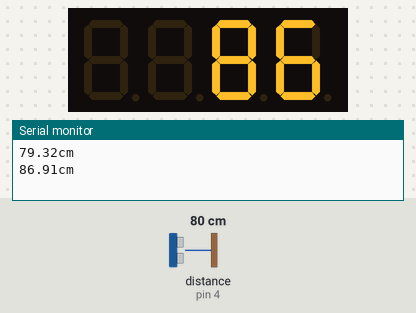
Recording of a sketch running on a simulated Arduino Uno, built with avr-gcc and run on an emulated ATmega328P. Shown: 4-digit seven-segment display, the last lines printed to the serial monitor. Wiring (inferred from the names in the program): ultrasonic range finder: trigger pin 2; echo pin 4. The test bench sets the inputs (shaded band); at power-on: distance to the obstacle (sensor on pin 4) 80 cm. The echo pulse lasts 58.3 µs per cm.

Above: at 2.8 s.
2.9 s: distance to the obstacle (sensor on pin 4) set to 2 cm
At 4.0 s:
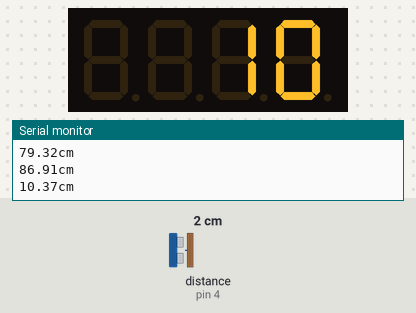
5.7 s: distance to the obstacle (sensor on pin 4) set to 4 cm
At 7.8 s:
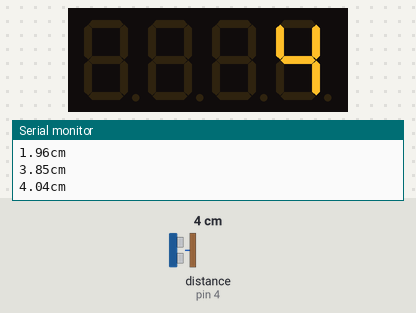
8.8 s: distance to the obstacle (sensor on pin 4) set to 120 cm
At 14.6 s:
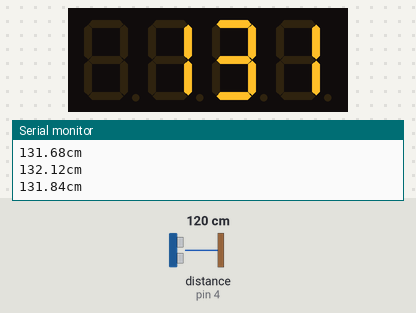
Timing chart, 0 to 16.1 s (numbered marks = the images above; inputs shaded):
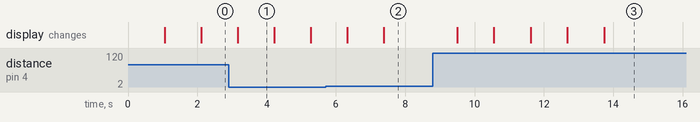

The sketch:

ultrasound_distance_smoothed_display.ino
```cpp
#include <Arduino.h>
#include <TM1637Display.h>

#define CLK 5
#define DIO 3

#define TEST_DELAY 1000

TM1637Display display(CLK, DIO);

const int trigPin = 2, echoPin = 4;

int i;
float value = 0;
const int numReadings = 10;
float duration, distance;

void setup() {

pinMode(trigPin, OUTPUT);
pinMode(echoPin, INPUT);
Serial.begin(115200);

}

void loop() {

  delay(TEST_DELAY);
  dismeasure();
  smoothing();
  printresults();
  displayresults();

}

void dismeasure(){

  digitalWrite(trigPin, LOW);
  delayMicroseconds(2);
  digitalWrite(trigPin, HIGH);
  delayMicroseconds(10);
  digitalWrite(trigPin, LOW);
  duration = pulseIn(echoPin, HIGH);

}

void smoothing(){

  for (i = 0; i < numReadings; i++){
    value = value + duration;
    delay(1);
  }

  value = value/numReadings;
  distance = value*340/20000;

}

void printresults(){

  Serial.print(distance);
  Serial.print("cm");
  Serial.println();

}

void displayresults(){

  display.setBrightness(0x0f);
  uint8_t data[] = { 0x0, 0x0, 0x0, 0x0 };
  display.setSegments(data);
  display.showNumberDec(distance, false, 4,0);

}
```

Measured:
- after the input at 5.7 s, the display: first changes after 0.63 s (image 2 shows a later state)
- after the input at 8.8 s, the display: first changes after 0.70 s (image 3 shows a later state)
- what the display in image 1 shows lasts 1.0 s, from 3.2 s to 4.2 s
